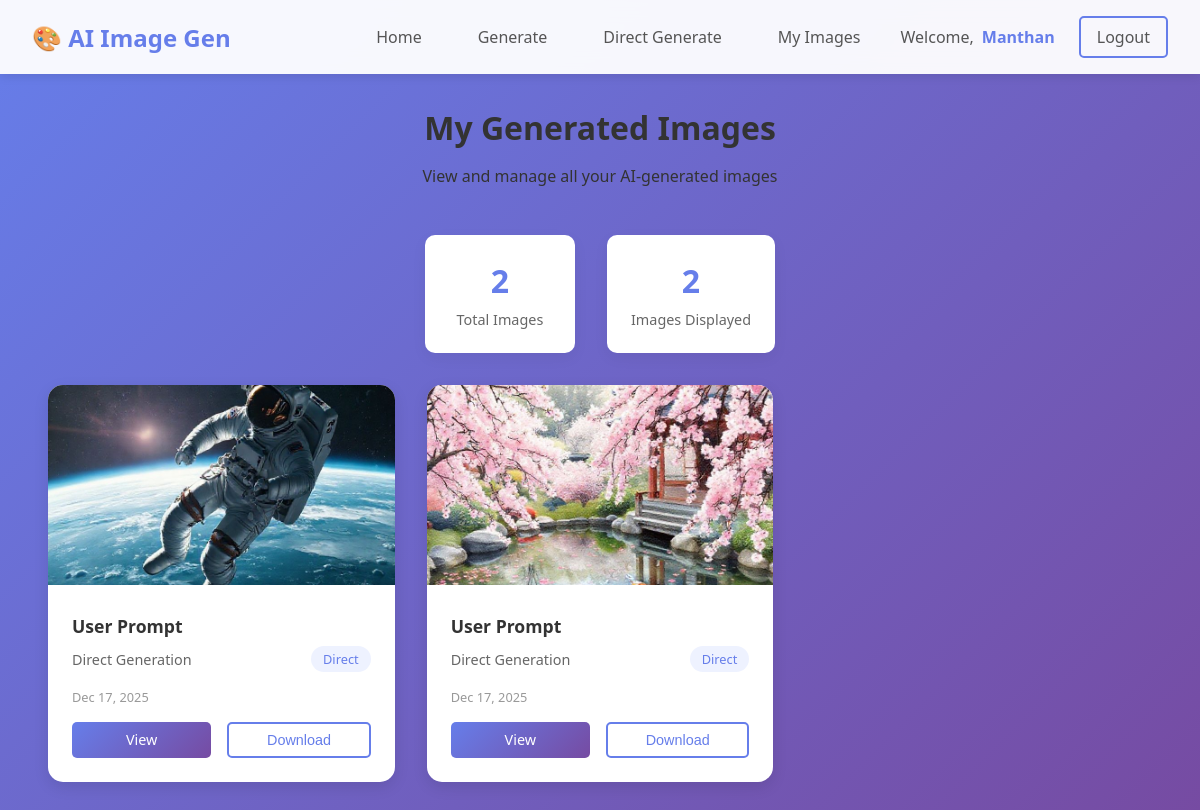
The app's page /dashboard/ (signed in) with its own data.
### generator/models.py (models this page shows, shortened)
class ImageGenerationTask(models.Model):
    user = models.ForeignKey(User, on_delete=models.CASCADE, related_name='generated_images')
    topic = models.CharField(max_length=200)
    title = models.CharField(max_length=200)
    generated_prompt = models.TextField()
    image_data = models.TextField(blank=True, null=True)  # Store base64 image data
    content_type = models.CharField(max_length=100, default='image/png')
    created_at = models.DateTimeField(auto_now_add=True)
    generation_type = models.CharField(
        max_length=20,
        default='automatic',
        choices=[('automatic', 'Automatic'), ('direct', 'Direct')]
    )
    class Meta:
        ordering = ['-created_at']  # Show newest first

### generator/views.py (the view)
# urls.py: path('dashboard/', views.user_dashboard, name='dashboard'),  # Add this
@login_required
def user_dashboard(request):
    images = ImageGenerationTask.objects.filter(user=request.user).order_by('-created_at')
    context = {
        'images': images,
        'total_images': images.count()
    }
    return render(request, 'generator/dashboard.html', context)

### generator/templates/generator/dashboard.html (shortened to what this page needs)
{% extends 'generator/base.html' %}
{% block content %}
<div class="dashboard-header">
    <h1>My Generated Images</h1>
    <p>View and manage all your AI-generated images</p>
</div>
<div class="stats">
    <div class="stat-card">
        <div class="stat-number">{{ total_images }}</div>
        <div class="stat-label">Total Images</div>
    </div>
    <div class="stat-card">
        <div class="stat-number">{{ images|length }}</div>
        <div class="stat-label">Images Displayed</div>
    </div>
</div>
{% if images %}
    <div class="images-grid">
        {% for image in images %}
            <div class="image-item">
                {% if image.image_data %}
                    <img
                         alt="{{ image.title }}"
                         class="image-preview">
                {% else %}
                    <div style="height: 200px; background: #f0f0f0; display: flex; align-items: center; justify-content: center; color: #999;">
                        No Image Available
                    </div>
                {% endif %}
                <div class="image-details">
                    <div class="image-title">{{ image.title }}</div>
                    <div class="image-meta">
                        <span>{{ image.topic }}</span>
                        <span class="generation-type">
                            {% if image.generation_type == 'automatic' %}
                                AI Prompt
                            {% else %}
                                Direct
                            {% endif %}
                        </span>
                    </div>
                    <div style="color: #999; font-size: 0.8rem; margin-bottom: 1rem;">
                        {{ image.created_at|date:"M d, Y" }}
                    </div>
                    <div class="action-buttons">
                        <a href="{% url 'result' image.id %}" class="btn-small btn-primary">View</a>
                        <button onclick="downloadImage('{{ image.id }}')" class="btn-small btn-secondary">Download</button>
                    </div>
                </div>
            </div>
        {% endfor %}
    </div>
{% endif %}
{% endblock %}

### generator/templates/generator/base.html (shortened to what this page needs)
<!DOCTYPE html>
<html lang="en">
<head>
</head>
<body>
    <nav class="navbar">
        <a href="{% url 'home' %}" class="logo">🎨 AI Image Gen</a>
        <div class="nav-links">
            <a href="{% url 'home' %}">Home</a>
            {% if user.is_authenticated %}
                <a href="{% url 'index' %}">Generate</a>
                <a href="{% url 'direct_generate' %}">Direct Generate</a>
                <a href="{% url 'dashboard' %}">My Images</a>
                <div class="user-info">
                    <span>Welcome,</span>
                    <span class="username">{{ user.username }}</span>
                </div>
                <a href="{% url 'logout' %}" class="btn btn-secondary">Logout</a>
            {% else %}
                <div class="auth-buttons">
                    <a href="{% url 'login' %}" class="btn btn-secondary">Login</a>
                    <a href="{% url 'signup' %}" class="btn btn-primary">Sign Up</a>
                </div>
            {% endif %}
        </div>
    </nav>
    <main class="content">
        <div class="container">
            {% block content %}{% endblock %}
        </div>
    </main>
</body>
</html>

### generator/templates/generator/base.html (style rules this page uses)
* { margin: 0; padding: 0; box-sizing: border-box; }
body { font-family: 'Segoe UI', Tahoma, Geneva, Verdana, sans-serif; background: linear-gradient(135deg, #667eea 0%, #764ba2 100%); min-height: 100vh; color: #333; }
.navbar { background: rgba(255, 255, 255, 0.95); backdrop-filter: blur(10px); padding: 1rem 2rem; display: flex; justify-content: space-between; align-items: center; box-shadow: 0 2px 10px rgba(0,0,0,0.1); position: sticky; top: 0; z-index: 1000; }
.logo { font-size: 1.5rem; font-weight: bold; color: #667eea; text-decoration: none; }
.nav-links { display: flex; gap: 1.5rem; align-items: center; }
.nav-links a { color: #555; text-decoration: none; font-weight: 500; padding: 0.5rem 1rem; border-radius: 5px; transition: all 0.3s; }
.btn { padding: 0.5rem 1.5rem; border-radius: 25px; text-decoration: none; font-weight: 500; transition: all 0.3s; border: none; cursor: pointer; }
.btn-primary { background: linear-gradient(135deg, #667eea 0%, #764ba2 100%); color: white; }
.btn-secondary { background: transparent; border: 2px solid #667eea; color: #667eea; }
.content { padding: 2rem; }
.container { max-width: 1200px; margin: 0 auto; padding: 0 1rem; }
.user-info { display: flex; align-items: center; gap: 0.5rem; color: #555; }
.username { font-weight: 600; color: #667eea; }

### generator/templates/generator/dashboard.html (style rules this page uses)
.dashboard-header { text-align: center; margin-bottom: 3rem; }
.dashboard-header h1 { color: #333; margin-bottom: 1rem; }
.stats { display: flex; justify-content: center; gap: 2rem; margin-bottom: 2rem; flex-wrap: wrap; }
.stat-card { background: white; padding: 1.5rem; border-radius: 10px; box-shadow: 0 5px 15px rgba(0,0,0,0.05); text-align: center; min-width: 150px; }
.stat-number { font-size: 2rem; font-weight: bold; color: #667eea; margin-bottom: 0.5rem; }
.stat-label { color: #666; font-size: 0.9rem; }
.images-grid { display: grid; grid-template-columns: repeat(auto-fill, minmax(300px, 1fr)); gap: 2rem; margin-top: 2rem; }
.image-item { background: white; border-radius: 15px; overflow: hidden; box-shadow: 0 5px 15px rgba(0,0,0,0.1); transition: transform 0.3s; }
.image-preview { width: 100%; height: 200px; object-fit: cover; }
.image-details { padding: 1.5rem; }
.image-title { font-size: 1.1rem; color: #333; margin-bottom: 0.5rem; font-weight: 600; }
.image-meta { display: flex; justify-content: space-between; align-items: center; margin-bottom: 1rem; color: #666; font-size: 0.9rem; }
.generation-type { background: #eef2ff; color: #667eea; padding: 0.25rem 0.75rem; border-radius: 15px; font-size: 0.8rem; font-weight: 500; }
.action-buttons { display: flex; gap: 1rem; margin-top: 1rem; }
.btn-small { padding: 0.5rem 1rem; border-radius: 5px; text-decoration: none; font-size: 0.9rem; flex: 1; text-align: center; }

### records on screen
ImageGenerationTask: content_type (picture), title "User Prompt", topic "Direct Generation", generation_type "Direct", created_at "Dec 17, 2025"
ImageGenerationTask: content_type (picture), title "User Prompt", topic "Direct Generation", generation_type "Direct", created_at "Dec 17, 2025"

### other values on screen
{{ user.username }} "Manthan"
{{ total_images }} "2"
{{ images|length }} "2"
